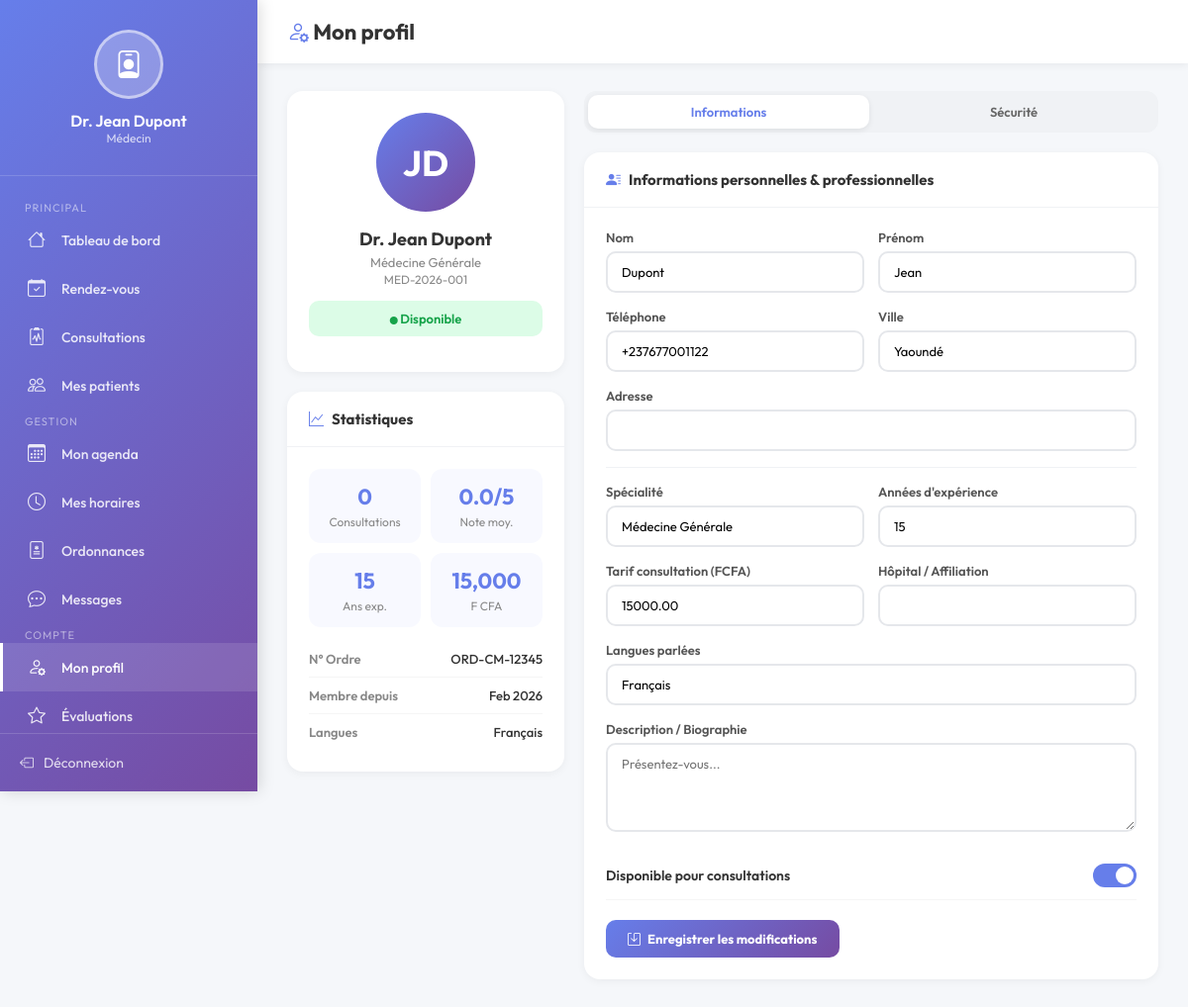
Page /pages/medecin/profil.php (signed in) on the committed database.
### tables this page shows
CREATE TABLE `medecins` (
  `id` int(11) NOT NULL,
  `utilisateur_id` int(11) NOT NULL,
  `numero_medecin` varchar(50) NOT NULL,
  `specialite` varchar(100) NOT NULL,
  `numero_ordre` varchar(100) NOT NULL,
  `annees_experience` int(11) DEFAULT 0,
  `diplomes` text DEFAULT NULL,
  `hopital_affiliation` varchar(200) DEFAULT NULL,
  `description` text DEFAULT NULL,
  `tarif_consultation` decimal(10,2) DEFAULT 0.00,
  `langues_parlees` varchar(255) DEFAULT 'Français',
  `disponible` tinyint(1) DEFAULT 1,
  `note_moyenne` decimal(3,2) DEFAULT 0.00,
  `nombre_consultations` int(11) DEFAULT 0,
  `created_at` datetime DEFAULT current_timestamp(),
  `updated_at` datetime DEFAULT current_timestamp() ON UPDATE current_timestamp()
);

CREATE TABLE `utilisateurs` (
  `id` int(11) NOT NULL,
  `nom` varchar(100) NOT NULL,
  `prenom` varchar(100) NOT NULL,
  `email` varchar(150) NOT NULL,
  `telephone` varchar(20) NOT NULL,
  `mot_de_passe` varchar(255) NOT NULL,
  `genre` enum('Homme','Femme','Autre') NOT NULL,
  `role` enum('patient','medecin','administrateur') NOT NULL DEFAULT 'patient',
  `photo_profil` varchar(255) DEFAULT NULL,
  `date_inscription` datetime DEFAULT current_timestamp(),
  `derniere_connexion` datetime DEFAULT NULL,
  `statut` enum('actif','inactif','suspendu') DEFAULT 'actif',
  `adresse` text DEFAULT NULL,
  `ville` varchar(100) DEFAULT NULL,
  `code_postal` varchar(10) DEFAULT NULL,
  `pays` varchar(100) DEFAULT 'Cameroun',
  `date_naissance` date DEFAULT NULL
);

### pages/medecin/profil.php (the view, shortened to what this page needs)
<?php
$medecin_id = $_SESSION['medecin_id'];
$db = Database::getInstance()->getConnection();
$stmt = $db->prepare("SELECT m.*, u.nom, u.prenom, u.email, u.telephone, u.ville, u.adresse, u.genre, u.date_naissance, u.date_inscription FROM medecins m INNER JOIN utilisateurs u ON m.utilisateur_id=u.id WHERE m.id=?");
$stmt->execute([$medecin_id]);
$medecin = $stmt->fetch();
?>
<!DOCTYPE html>
<html lang="fr">
<head>
    <link rel="stylesheet" href="https://cdn.jsdelivr.net/npm/bootstrap-icons@1.11.3/font/bootstrap-icons.min.css">
</head>
<body>
<aside class="sidebar">
    <div class="sidebar-header">
        <div class="avatar"><i class="bi bi-person-badge"></i></div>
        <h4>Dr. <?php echo htmlspecialchars($_SESSION['user_prenom'].' '.$_SESSION['user_nom']); ?></h4>
        <p>Médecin</p>
    </div>
    <nav class="sidebar-menu">
        <span class="menu-section">Principal</span>
        <a href="index.php"><i class="bi bi-house"></i> Tableau de bord</a>
        <a href="rendez-vous.php"><i class="bi bi-calendar-check"></i> Rendez-vous</a>
        <a href="consultations.php"><i class="bi bi-clipboard2-pulse"></i> Consultations</a>
        <a href="patients.php"><i class="bi bi-people"></i> Mes patients</a>
        <span class="menu-section">Gestion</span>
        <a href="agenda.php"><i class="bi bi-calendar3"></i> Mon agenda</a>
        <a href="horaires.php"><i class="bi bi-clock"></i> Mes horaires</a>
        <a href="ordonnances.php"><i class="bi bi-file-medical"></i> Ordonnances</a>
        <a href="messages.php"><i class="bi bi-chat-dots"></i> Messages</a>
        <span class="menu-section">Compte</span>
        <a href="profil.php" class="active"><i class="bi bi-person-gear"></i> Mon profil</a>
        <a href="evaluations.php"><i class="bi bi-star"></i> Évaluations</a>
    </nav>
    <div class="sidebar-footer"><a href="../../auth/logout.php"><i class="bi bi-box-arrow-left"></i> Déconnexion</a></div>
</aside>
<div class="main-content">
    <div class="topbar">
        <h2><i class="bi bi-person-gear" style="color:var(--primary)"></i> Mon profil</h2>
    </div>
    <div class="content">
        <div class="layout">
            <div>
                <div class="card">
                    <div class="card-body" style="text-align:center">
                        <div class="avatar-big"><?php echo strtoupper(substr($medecin['prenom'],0,1).substr($medecin['nom'],0,1)); ?></div>
                        <h4 style="font-size:18px;font-weight:700">Dr. <?php echo htmlspecialchars($medecin['prenom'].' '.$medecin['nom']); ?></h4>
                        <p style="color:#888;font-size:13px;margin:4px 0 2px"><?php echo htmlspecialchars($medecin['specialite']); ?></p>
                        <p style="color:#888;font-size:12px"><?php echo htmlspecialchars($medecin['numero_medecin']); ?></p>
                        <div style="margin:14px 0;padding:10px;background:<?php echo $medecin['disponible']?'#dcfce7':'#fee2e2'; ?>;border-radius:10px;font-size:13px;font-weight:600;color:<?php echo $medecin['disponible']?'#16a34a':'#dc2626'; ?>">
                            <i class="bi bi-circle-fill" style="font-size:8px"></i> <?php echo $medecin['disponible']?'Disponible':'Indisponible'; ?>
                        </div>
                    </div>
                </div>
                <div class="card">
                    <div class="card-header"><h5><i class="bi bi-graph-up" style="color:var(--primary)"></i> Statistiques</h5></div>
                    <div class="card-body">
                        <div class="stat-row">
                            <div class="mini-s"><div class="n"><?php echo $medecin['nombre_consultations']; ?></div><p>Consultations</p></div>
                            <div class="mini-s"><div class="n"><?php echo number_format($medecin['note_moyenne'],1); ?>/5</div><p>Note moy.</p></div>
                            <div class="mini-s"><div class="n"><?php echo $medecin['annees_experience']; ?></div><p>Ans exp.</p></div>
                            <div class="mini-s"><div class="n"><?php echo number_format($medecin['tarif_consultation'],0); ?></div><p>F CFA</p></div>
                        </div>
                        <div class="profile-info-item"><span class="label">N° Ordre</span><span class="val"><?php echo htmlspecialchars($medecin['numero_ordre']); ?></span></div>
                        <div class="profile-info-item"><span class="label">Membre depuis</span><span class="val"><?php echo date('M Y',strtotime($medecin['date_inscription'])); ?></span></div>
                        <div class="profile-info-item"><span class="label">Langues</span><span class="val"><?php echo htmlspecialchars($medecin['langues_parlees']); ?></span></div>
                    </div>
                </div>
            </div>
            <div>
                <div class="tabs">
                    <button class="tab active" onclick="switchTab('infos',this)">Informations</button>
                    <button class="tab" onclick="switchTab('securite',this)">Sécurité</button>
                </div>
                <div id="tab_infos" class="tab-content active">
                    <div class="card">
                        <div class="card-header"><h5><i class="bi bi-person-lines-fill" style="color:var(--primary)"></i> Informations personnelles & professionnelles</h5></div>
                        <div class="card-body">
                            <form method="POST">
                                <div class="form-row">
                                    <div class="form-group"><label>Nom</label><input type="text" name="nom" value="<?php echo htmlspecialchars($medecin['nom']); ?>" required></div>
                                    <div class="form-group"><label>Prénom</label><input type="text" name="prenom" value="<?php echo htmlspecialchars($medecin['prenom']); ?>" required></div>
                                </div>
                                <div class="form-row">
                                    <div class="form-group"><label>Téléphone</label><input type="tel" name="telephone" value="<?php echo htmlspecialchars($medecin['telephone']); ?>"></div>
                                    <div class="form-group"><label>Ville</label><input type="text" name="ville" value="<?php echo htmlspecialchars($medecin['ville']??''); ?>"></div>
                                </div>
                                <div class="form-group"><label>Adresse</label><input type="text" name="adresse" value="<?php echo htmlspecialchars($medecin['adresse']??''); ?>"></div>
                                <hr style="margin:16px 0;border:none;border-top:1px solid #f0f2f5">
                                <div class="form-row">
                                    <div class="form-group"><label>Spécialité</label><input type="text" name="specialite" value="<?php echo htmlspecialchars($medecin['specialite']); ?>" required></div>
                                    <div class="form-group"><label>Années d'expérience</label><input type="number" name="annees_experience" value="<?php echo $medecin['annees_experience']; ?>" min="0"></div>
                                </div>
                                <div class="form-row">
                                    <div class="form-group"><label>Tarif consultation (FCFA)</label><input type="number" name="tarif_consultation" value="<?php echo $medecin['tarif_consultation']; ?>" step="500"></div>
                                    <div class="form-group"><label>Hôpital / Affiliation</label><input type="text" name="hopital_affiliation" value="<?php echo htmlspecialchars($medecin['hopital_affiliation']??''); ?>"></div>
                                </div>
                                <div class="form-group"><label>Langues parlées</label><input type="text" name="langues_parlees" value="<?php echo htmlspecialchars($medecin['langues_parlees']); ?>" placeholder="Ex: Français, Anglais"></div>
                                <div class="form-group"><label>Description / Biographie</label><textarea name="description" rows="4" placeholder="Présentez-vous..."><?php echo htmlspecialchars($medecin['description']??''); ?></textarea></div>
                                <div class="toggle-row">
                                    <label>Disponible pour consultations</label>
                                    <label class="toggle-switch"><input type="checkbox" name="disponible" <?php echo $medecin['disponible']?'checked':''; ?>><span class="slider"></span></label>
                                </div>
                                <div style="margin-top:20px"><button type="submit" class="btn btn-primary"><i class="bi bi-save"></i> Enregistrer les modifications</button></div>
                            </form>
                        </div>
                    </div>
                </div>
            </div>
        </div>
    </div>
</div>
</body>
</html>

### rows in the picture
medecins: utilisateur.nom "JD", utilisateur.nom "Jean Dupont", specialite "Médecine Générale", numero_medecin "MED-2026-001", nombre_consultations "0", note_moyenne "0.0", annees_experience "15", tarif_consultation "15,000", numero_ordre "ORD-CM-12345", utilisateur.date_inscription "Feb 2026", langues_parlees "Français", nom "Dupont", prenom "Jean", telephone "+237677001122", ville "Yaoundé", tarif_consultation "15000.00"

### other values in the picture
$_SESSION['user_prenom'].' '.$_SESSION['user_nom'] "Jean Dupont"
